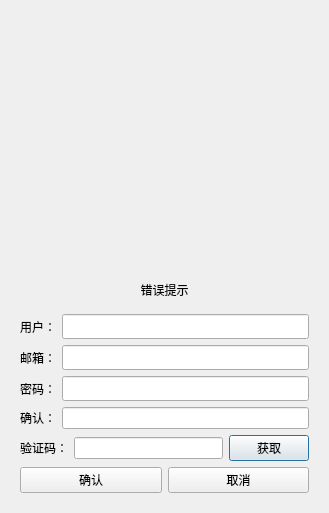
<?xml version="1.0" encoding="UTF-8"?>
<ui version="4.0">
 <class>RegusterDialog</class>
 <widget class="QDialog" name="RegusterDialog">
  <property name="geometry">
   <rect>
    <x>0</x>
    <y>0</y>
    <width>329</width>
    <height>513</height>
   </rect>
  </property>
  <property name="windowTitle">
   <string>Dialog</string>
  </property>
  <layout class="QVBoxLayout" name="verticalLayout_2">
   <item>
    <layout class="QVBoxLayout" name="verticalLayout">
     <item>
      <widget class="QStackedWidget" name="stackedWidget">
       <widget class="QWidget" name="page">
        <layout class="QVBoxLayout" name="verticalLayout_3">
         <item>
          <widget class="QWidget" name="widget" native="true">
           <layout class="QVBoxLayout" name="verticalLayout_4">
            <item>
             <spacer name="verticalSpacer">
              <property name="orientation">
               <enum>Qt::Vertical</enum>
              </property>
              <property name="sizeHint" stdset="0">
               <size>
                <width>20</width>
                <height>40</height>
               </size>
              </property>
             </spacer>
            </item>
            <item>
             <widget class="QLabel" name="err_trip">
              <property name="text">
               <string>错误提示</string>
              </property>
              <property name="alignment">
               <set>Qt::AlignCenter</set>
              </property>
             </widget>
            </item>
           </layout>
          </widget>
         </item>
         <item>
          <layout class="QHBoxLayout" name="horizontalLayout">
           <item>
            <widget class="QLabel" name="user_label">
             <property name="minimumSize">
              <size>
               <width>0</width>
               <height>25</height>
              </size>
             </property>
             <property name="maximumSize">
              <size>
               <width>16777215</width>
               <height>25</height>
              </size>
             </property>
             <property name="text">
              <string>用户：</string>
             </property>
            </widget>
           </item>
           <item>
            <widget class="QLineEdit" name="user_edit">
             <property name="minimumSize">
              <size>
               <width>0</width>
               <height>25</height>
              </size>
             </property>
             <property name="maximumSize">
              <size>
               <width>16777215</width>
               <height>25</height>
              </size>
             </property>
            </widget>
           </item>
          </layout>
         </item>
         <item>
          <layout class="QHBoxLayout" name="horizontalLayout_2">
           <item>
            <widget class="QLabel" name="email_label">
             <property name="minimumSize">
              <size>
               <width>0</width>
               <height>25</height>
              </size>
             </property>
             <property name="maximumSize">
              <size>
               <width>16777215</width>
               <height>25</height>
              </size>
             </property>
             <property name="text">
              <string>邮箱：</string>
             </property>
            </widget>
           </item>
           <item>
            <widget class="QLineEdit" name="email_edit">
             <property name="minimumSize">
              <size>
               <width>0</width>
               <height>25</height>
              </size>
             </property>
             <property name="maximumSize">
              <size>
               <width>16777215</width>
               <height>25</height>
              </size>
             </property>
            </widget>
           </item>
          </layout>
         </item>
         <item>
          <layout class="QHBoxLayout" name="horizontalLayout_3">
           <item>
            <widget class="QLabel" name="pass_label">
             <property name="text">
              <string>密码：</string>
             </property>
            </widget>
           </item>
           <item>
            <widget class="QLineEdit" name="pass_edit">
             <property name="minimumSize">
              <size>
               <width>0</width>
               <height>25</height>
              </size>
             </property>
             <property name="maximumSize">
              <size>
               <width>16777215</width>
               <height>25</height>
              </size>
             </property>
            </widget>
           </item>
          </layout>
         </item>
         <item>
          <layout class="QHBoxLayout" name="horizontalLayout_4">
           <item>
            <widget class="QLabel" name="confirm_label">
             <property name="text">
              <string>确认：</string>
             </property>
            </widget>
           </item>
           <item>
            <widget class="QLineEdit" name="confirm_edit"/>
           </item>
          </layout>
         </item>
         <item>
          <layout class="QHBoxLayout" name="horizontalLayout_5">
           <item>
            <widget class="QLabel" name="verify_label">
             <property name="text">
              <string>验证码：</string>
             </property>
            </widget>
           </item>
           <item>
            <widget class="QLineEdit" name="verify_edit"/>
           </item>
           <item>
            <widget class="QPushButton" name="get_code_btn">
             <property name="text">
              <string>获取</string>
             </property>
            </widget>
           </item>
          </layout>
         </item>
         <item>
          <layout class="QHBoxLayout" name="horizontalLayout_6">
           <item>
            <widget class="QPushButton" name="confirm_btn_2">
             <property name="text">
              <string>确认</string>
             </property>
            </widget>
           </item>
           <item>
            <widget class="QPushButton" name="cancel_btn">
             <property name="text">
              <string>取消</string>
             </property>
            </widget>
           </item>
          </layout>
         </item>
        </layout>
       </widget>
       <widget class="QWidget" name="page_2"/>
      </widget>
     </item>
    </layout>
   </item>
  </layout>
 </widget>
 <resources/>
 <connections/>
</ui>
